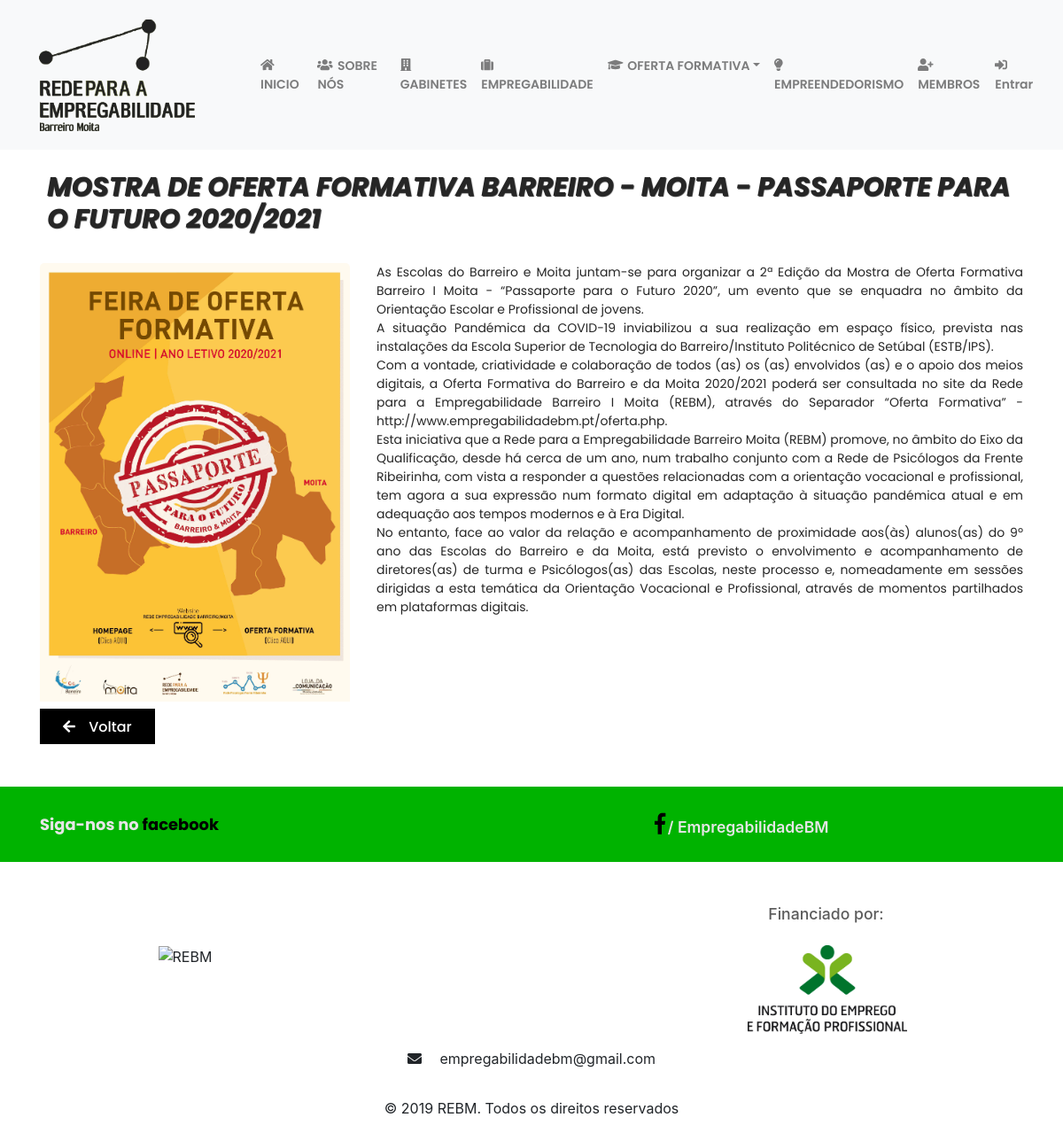
The app's page /noticias.php?n=119 with its own data.
### tables this page shows
CREATE TABLE `noticias` (
  `id` int(11) NOT NULL,
  `titulo` varchar(150) NOT NULL,
  `texto` varchar(5000) NOT NULL,
  `textoApresentacao` varchar(500) NOT NULL,
  `dataNoticia` date NOT NULL,
  `autor` varchar(100) NOT NULL,
  `imagemNoticia` varchar(100) DEFAULT NULL,
  `linkVideo` varchar(200) DEFAULT NULL
);

### db/dataAccess.php (called while the page is built, shortened)
<?php
class DataAccess{
    private $connection;
    function connect(){
      $bd= "empregab_rebm";
      $user = "root";
      $pwd = "";
      $server = "localhost";
      $this->connection = mysqli_connect($server, $user, $pwd, $bd);
    }
      function execute($command){
      $res = mysqli_query($this->connection, $command);
      if(!$res)
          die("invalid query: ".mysqli_error($this->connection));
      else
          return $res;
    }
    function getNoticia($id){
      $query = "select * from noticias where id = ".$id."";
      $res = $this->execute($query);
      return $res;
    }
  }
?>

### noticias.php (the view, shortened to what this page needs)
<!doctype html>
<html lang="en">
  <head>
    <?php include_once("css_includes.php");?>
  </head>
  <body>
    <?php include_once("navbar.php");?>
    <div class="container">
      <div class="row" pr-4>
        <div class="col-md-12 offset-md-0">
          <div class="row">
            <?php
              if(isset($_GET['n'])){
                $id = $_GET['n'];
                include_once("db/dataAccess.php");
                $da = new dataAccess();
                $res = $da->getNoticia($id);
                if (mysqli_num_rows($res) != 0){
                  $row = mysqli_fetch_assoc($res);
                  $imagemNoticia = $row['imagemNoticia'];
                  $tituloNoticia = $row['titulo'];
                  $textoNoticia = $row['texto'];
                  if (!empty($row['linkVideo'])) {
                    $embedVideo = $row['linkVideo'];
                    echo '
                      <div class="col-lg-12">
                        <h3 class="green-text pl-2 py-4" id="news-title">'.$tituloNoticia.'</h3>
                      </div>
                      <div class="col-lg-12">
                        <img class="img-read-news pb-2" src="images/noticias/'.$imagemNoticia.'" alt="NoticiaIMG">
                        <div class="news-content">'.$textoNoticia.'</div>
                        <br/>
                        <iframe width="560" height="315" class="video-player" src="'.$embedVideo.'" frameborder="0" allow="accelerometer; autoplay; encrypted-media; gyroscope; picture-in-picture" allowfullscreen></iframe>
                      </div>
                    ';
                  } else {
                    echo '
                      <div class="col-lg-12">
                        <h3 class="green-text pl-2 py-4" id="news-title">'.$tituloNoticia.'</h3>
                      </div>
                      <div class="col-lg-4">
                        <img class="img-read-news pb-2" src="images/noticias/'.$imagemNoticia.'" alt="NoticiaIMG">
                      </div>
                      <div class="col-lg-8">
                        <div class="news-content">'.$textoNoticia.'</div>
                      </div>
                    ';
                  }
                }else{
                  echo '<h2 class="py-4 px-4">Não foi possível encontrar esta notícia</h2>';
                }
              }
            ?>
          </div>
        </div>
      </div>
        <div class="row">
          <div class="col-lg-12 col-md-12">
          <a class="custom-btn btn-6" href="index.php"><span><i class="fas fa-arrow-left" style="margin-right: 15px;"></i>Voltar</span></a>
          </div>
        </div>
    </div>
    <?php include_once("footer.php");?>
  </body>
</html>

### css_includes.php (shortened to what this page needs)
<link href="bootstrap-4.3.1/css/bootstrap.min.css" rel="stylesheet">
<link href="css/style.css" rel="stylesheet">
<link href="css/carousel.css" rel="stylesheet">
<link href="css/login.css" rel="stylesheet">
<link href="css/navbar.css" rel="stylesheet">
<link href="css/footer.css" rel="stylesheet">
<link href="css/gerirUtilizadores.css" rel="stylesheet">
<link href="css/loginAdminNew.css" rel="stylesheet">
<link href="css/gerirNoticias.css" rel="stylesheet">

### navbar.php (shortened to what this page needs)
<?php include_once("css_includes.php"); ?>
<nav class="navbar navbar-expand-lg navbar-light bg-light">
  <a class="navbar-brand">
      <img src="images/rebmBlack.png" alt="REBM">
  </a>
  <div class="collapse navbar-collapse" id="navbarTogglerDemo03">
    <ul class="navbar-nav mr-auto mt-2 mt-lg-0">
        <li class="nav-item">
            <a class="nav-link" href="index.php"><i class="fa fa-home nav_icons"></i>INICIO</a>
        </li>
        <li class="nav-item">
            <a class="nav-link" href="sobreNos.php"><i class="fa fa-users nav_icons"></i>SOBRE NÓS</a>
        </li>
        <li class="nav-item">
            <a class="nav-link" href="gabinetes.php"><i class="fa fa-building nav_icons"></i>GABINETES</a>
        </li>
        <li class="nav-item">
            <a class="nav-link" href="empregabilidade.php"><i class="fa fa-suitcase nav_icons"></i>EMPREGABILIDADE</a>
        </li>
        <li class="nav-item dropdown">
          <a class="nav-link dropdown-toggle" href="#" id="navbarDropdown" role="button" data-toggle="dropdown" aria-haspopup="true" aria-expanded="false"><i class="fas fa-graduation-cap nav_icons"></i>OFERTA FORMATIVA</a>
        </li>
        <li class="nav-item">
            <a class="nav-link" href="empreendedorismo.php"><i class="fa fa-lightbulb nav_icons"></i>EMPREENDEDORISMO</a>
        </li>
        <li class="nav-item">
            <a class="nav-link" href="membros.php"><i class="fa fa-user-plus nav_icons"></i>MEMBROS</a>
        </li>
    </ul>
        <?php
        if(isset($_SESSION['email'])) {
            if(strlen($_SESSION['nome']) > 17){
                if(substr($_SESSION['nome'], 17, 1) != " ") {
                    $nomePerfil = substr($_SESSION['nome'], 0, 17) . ".";
                }else{
                    $nomePerfil = substr($_SESSION['nome'], 0, 17);
                }
            }else{
                $nomePerfil = $_SESSION['nome'];
            }
            if($_SESSION['idTipoDePermissao'] == 1) {
            echo '
            <ul class="navbar-nav mr-auto mt-2 mt-lg-0">
              <li class="nav-item dropdown">
                <a class="nav-link dropdown-toggle" href="#" id="navbarDropdown" role="button" data-toggle="dropdown" aria-haspopup="true" aria-expanded="false"></i>'.$nomePerfil.'</a>
                <div class="dropdown-menu dropdown-menu-right dropdown-menu-center animate slideIn" aria-labelledby="navbarDropdown" style="z-index: 9999">
                  <a class="dropdown-item" href="perfil.php">Perfil</a>
                  <div class="dropdown-divider"></div>
                  <a class="dropdown-item" href="gerirEscolasCursos.php">Ligar Escola e Curso</a>
                  <div class="dropdown-divider"></div>
                  <a class="dropdown-item" href="gerirVisitantes.php" >Gestão de Visitantes</a>
                  <div class="dropdown-divider"></div>
                  <a class="dropdown-item" href="gerirCursos.php" >Gestão de Cursos</a>
                  <div class="dropdown-divider"></div>
                  <a class="dropdown-item" href="gerirEscolas.php" >Gestão das Escolas</a>
                  <div class="dropdown-divider"></div>
                  <a class="dropdown-item" href="gerirNoticias.php">Gestão de Notícias</a>
                  <div class="dropdown-divider"></div>
                  <a class="dropdown-item" href="gerirUtilizadores.php">Gestão de Utilizadores</a>
                  <div class="dropdown-divider"></div>
                  <a class="dropdown-item" href="db/tratarLogout.php" style="color: red !important;">Sair</a>
                </div>
                </li>
              </ul>';
            } else if ($_SESSION['idTipoDePermissao'] == 2) {
                echo '<a id="submenu-trigger" href="#">'.$nomePerfil.'<span style="font-size: 88%;"> ▼</span></a>
                    <div id="submenu-content">
                        <ul>
                        <li class="nav-item"><a href="perfil.php">Perfil</a></li>
                        <li class="nav-item"><a href="gerirNoticias.php">Gestão de Notícias</a></li>
                        <li class="nav-item"><a href="db/tratarLogout.php">Sair</a></li>
                        </ul>
                    </div>';
            } else {
                echo '<a id="submenu-trigger" href="#">'.$nomePerfil.'<span style="font-size: 88%;"> ▼</span></a>
                    <div id="submenu-content">
                        <ul>
                        <li class="nav-item"><a href="perfil.php">Perfil</a></li>
                        <li class="nav-item"><a href="db/tratarLogout.php">Sair</a></li>
                        </ul>
                    </div>';
            }
        }else{
        echo  '
                <ul class="navbar-nav mr-10px mt-2 mt-lg-0">
                  <li class="nav-item">
                    <a class="nav-link" href="loginAdmin.php"><i class="fas fa-sign-in-alt nav_icons"></i>Entrar</a></li>
                  </li>
                </ul>
              ';
        }
        ?>
  </div>
</nav>

### footer.php
<br><br>
<footer class="page-footer font-small unique-color-dark">
  <div class="footer-separador">
    <div class="container footer-separador">
      <div class="row py-4 d-flex align-items-center footer-separador">
        <div class="col-md-6 col-lg-5 text-center text-md-center mb-4 mb-md-0">
          <h6 class="my-title footer-siga">Siga-nos no <span class="fb-text">facebook</span></h6>
        </div>
        <div class="col-md-6 col-lg-7 text-center text-md-center">
					<a class="fb-txt" href="http://www.facebook.com/empregabilidadebm/"><i class="fab fa-facebook-f fb-icon"></i>/ EmpregabilidadeBM</a>
        </div>
      </div>
    </div>
  </div>
  <div class="container text-center text-md-left mt-5">
    <div class="row mt-3">
      <div class="col-5">
      </div>
      <div class="col-2">
      </div>
	  <div class="col-5">
	     <h5 style="text-align: center; color: #5b5b5b; font-size: 110%;">Financiado por:</h5>
	   </div>
    </div>
	<div class="row mt-3">
      <div class="col-5">
		<img class="logo-footer" id="footerREBM" src="images/rebmBlackGreen.jpg" alt="REBM">
      </div>
      <div class="col-2">
      </div>
	  <div class="col-5">
	     <img class="logo-footer" id="iefp" src="images/iefp.jpg" alt="IEFP">
	   </div>
    </div>
  <div class="footer-copyright text-center py-3">
    <i class="fas fa-envelope mr-3"></i> empregabilidadebm@gmail.com
  </div>
  <div class="footer-copyright text-center py-3">© 2019 REBM. Todos os direitos reservados
  </div>
</footer>

### css/style.css (style rules this page uses)
body { font-family: 'Rubik', sans-serif, 0.5em; margin: 0; padding: 0; background: #FFFFFF; }
body, html { height: 100%; }
h6 { font-family: 'Poppins', sans-serif; text-align: left; font-weight: 600; margin-top: 7.5px; }
.my-title { font-family: 'Poppins', sans-serif; font-weight: 700; color: #262626; }
.green-text { color: #04d107; }
.img-read-news { position: relative; width: 100%; height: auto; border-radius: 5px; }
#news-title { position: relative; font-size: 30px; text-transform: uppercase; font-weight: 900; font-family: 'Poppins', sans-serif; font-style: italic; }
.news-content { font-family: 'Poppins', sans-serif; font-weight: 400; color: #262626; font-size: 14px; text-align: justify; }
.news-content { overflow-wrap: break-word; white-space: pre-wrap; padding: 0; margin: 0; }
.custom-btn { width: 130px; height: 40px; padding: 10px 25px; border: 2px solid #000; font-family: 'Poppins', sans-serif; font-weight: 500; background: transparent; cursor: pointer; transition: all 0.3s ease; position: relative; display: inline-block; }
.btn-6 { background: #000; color: #fff; line-height: 42px; padding: 0; border: none; }
.btn-6 span { position: relative; display: block; width: 100%; height: 100%; text-align: center; }
.btn-6:before, .btn-6:after { position: absolute; content: ""; height: 0%; width: 2px; background: #000; }
.btn-6:before { right: 0; top: 0; transition: all 500ms ease; }
.btn-6:after { left: 0; bottom: 0; transition: all 500ms ease; }
.btn-6 span:before, .btn-6 span:after { position: absolute; content: ""; background: #000; }
.btn-6 span:before { left: 0; top: 0; width: 0%; height: 2px; transition: all 500ms ease; }
.btn-6 span:after { right: 0; bottom: 0; width: 0%; height: 2px; transition: all 500ms ease; }

### css/navbar.css (style rules this page uses)
nav { z-index: 1000; }
.nav-item { font-family: 'Poppins', sans-serif; font-weight: 600; font-size: 14px; }
.navbar-brand { max-width: 100%; }

### css/footer.css (style rules this page uses)
.footer-separador { background-color: #00b300; }
.footer-siga { margin-top: 8px; font-size: 112%; color:#e6e6e6; }
.fb-icon { margin-top: 3px; color: black; font-size: 145%; padding-right: 2px; }
.fb-text { color: black; }
.fb-txt { color: #e6e6e6; font-weight: 600; font-size: 110%; transition: all ease-in-out 260ms; }
.logo-footer { height: 100px; width: 180px; }
#footerREBM { margin-left: 30%; }
#iefp { margin-left: 30%; }

### css/loginAdminNew.css (style rules this page uses)
.nav_icons { font-size: 100%; margin-right: 5px; }

### css/gerirNoticias.css (style rules this page uses)
#news-title { color:#262626; font-family: 'Poppins', sans-serif; font-weight: 700; font-size: 30px; text-shadow: 1px 1px 1px; }

### records on screen
noticias: titulo "MOSTRA DE OFERTA FORMATIVA BARREIRO - MOITA - PASSAPORTE PARA O FUTURO 2020/2021", imagemNoticia (picture), texto "As Escolas do Barreiro e Moita juntam-se para organizar a 2ª Edição da Mostra de Oferta Formativa Barreiro I Moita - “Passaporte para o Futuro 2020”, um evento que se enquadra no âmbito da Orientação Escolar e Profissional de jovens. A situação Pandémica da COVID-19 inviabilizou a sua realização em espaço físico, prevista nas instalações da Escola Superior de Tecnologia do Barreiro/Instituto Politécnico de Setúbal (ESTB/IPS). Com a vontade, criatividade e colaboração de todos (as) os (as) envolvidos (as) e o apoio dos meios digitais, a Oferta Formativa do Barreiro e da Moita 2020/2021 poderá ser consultada no site da Rede para a Empregabilidade Barreiro I Moita (REBM), através do Separador…"
